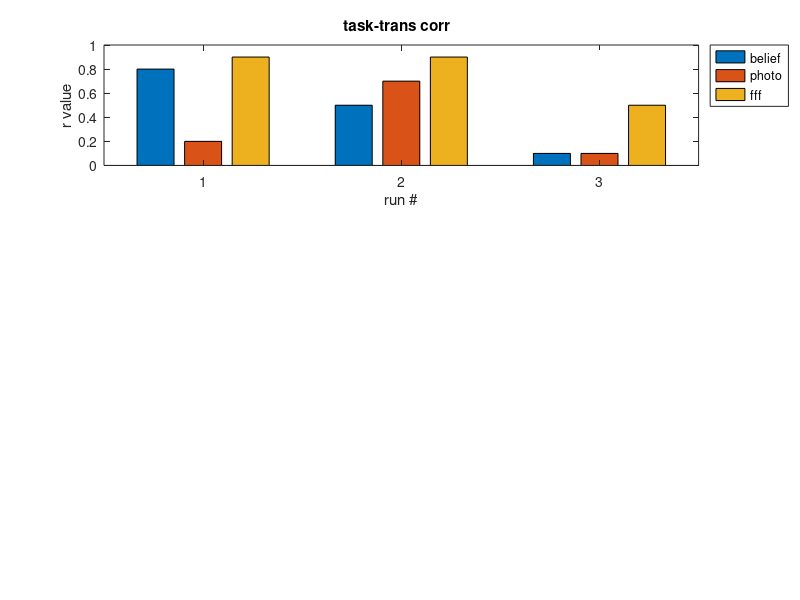

MATLAB code for this plot:
function temp
condnames={'belief','photo', 'fff'}
numRuns=3;
task_avgtrans_corr=[.8 .2 .9; .5 .7 .9; .1 .1 .5]
subplot(3,1,1);bar(task_avgtrans_corr(:,:));ylim([0 1]);ylabel('r value');title('task-trans corr  ');set(gca,'XTick',[])
legend(condnames, 'location', 'NorthEastOutside');
set(gca,'XTick',1:numRuns)
xlabel('run #')
p=gcf;
saveas(p, [pwd '/tomloc' '_task-motion_plots_']);
hold off
clear gcf
end